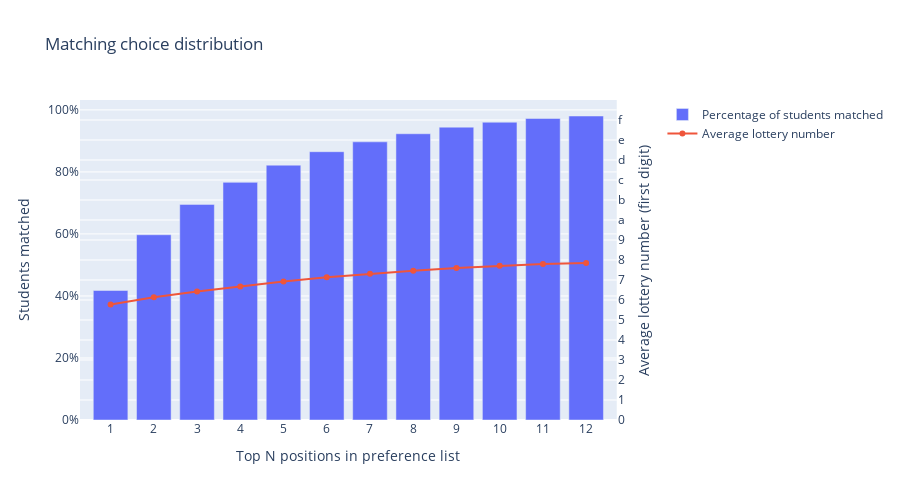

Notebook source saved alongside this figure:
### Code cell
fig = make_subplots(specs=[[{'secondary_y': True}]])
fig.add_trace(go.Bar(x=choices[:-1], y=cumulative_counts/num_students, name='Percentage of students matched'), secondary_y=False)
fig.add_trace(go.Scatter(x=choices, y=hex_to_int(cumulative_averages), name='Average lottery number'), secondary_y=True)

fig.update_layout(
	title='Matching choice distribution',
	width=900,
	height=500,
	xaxis=dict(title='Top N positions in preference list', tickmode='array', tickvals=choices[:-1], ticktext=choices[:-1]),
	yaxis=dict(title='Students matched', tickformat='.0%'),
	yaxis2=dict(title='Average lottery number (first digit)', tickmode='array', tickvals=ticks_hex, ticktext=labels_hex, range=[0, 4.295e9])
)

fig.show()

### Figure 1 — Plotly figure (JSON) as saved in the notebook; plotly's stock layout.template omitted (floating-point values rounded to 4 significant figures)
{"data": [{"name": "Percentage of students matched", "type": "bar", "x": [1, 2, 3, 4, 5, 6, 7, 8, 9, 10, 11, 12], "xaxis": "x", "y": [0.4177, 0.5973, 0.6953, 0.7663, 0.8217, 0.8652, 0.897, 0.923, 0.9443, 0.9603, 0.9723, 0.9803], "yaxis": "y"}, {"name": "Average lottery number", "type": "scatter", "x": [1, 2, 3, 4, 5, 6, 7, 8, 9, 10, 11, 12, 13.5], "xaxis": "x", "y": [1549066164, 1645991745, 1724300767, 1793276586, 1859124807, 1916829185, 1963030678, 2004178946, 2041225015, 2070387094, 2093045812, 2108235117], "yaxis": "y2"}], "layout": {"height": 500, "title": {"text": "Matching choice distribution"}, "width": 900, "xaxis": {"anchor": "y", "domain": [0, 0.94], "tickmode": "array", "ticktext": [1, 2, 3, 4, 5, 6, 7, 8, 9, 10, 11, 12], "tickvals": [1, 2, 3, 4, 5, 6, 7, 8, 9, 10, 11, 12], "title": {"text": "Top N positions in preference list"}}, "yaxis": {"anchor": "x", "domain": [0, 1], "tickformat": ".0%", "title": {"text": "Students matched"}}, "yaxis2": {"anchor": "x", "overlaying": "y", "range": [0, 4295000000], "side": "right", "tickmode": "array", "ticktext": [0, 1, 2, 3, 4, 5, 6, 7, 8, 9, "a", "b", "c", "d", "e", "f"], "tickvals": [0, 268435456, 536870912, 805306368, 1073741824, 1342177280, 1610612736, 1879048192, 2147483648, 2415919104, 2684354560, 2952790016, 3221225472, 3489660928, 3758096384, 4026531840], "title": {"text": "Average lottery number (first digit)"}}}}
